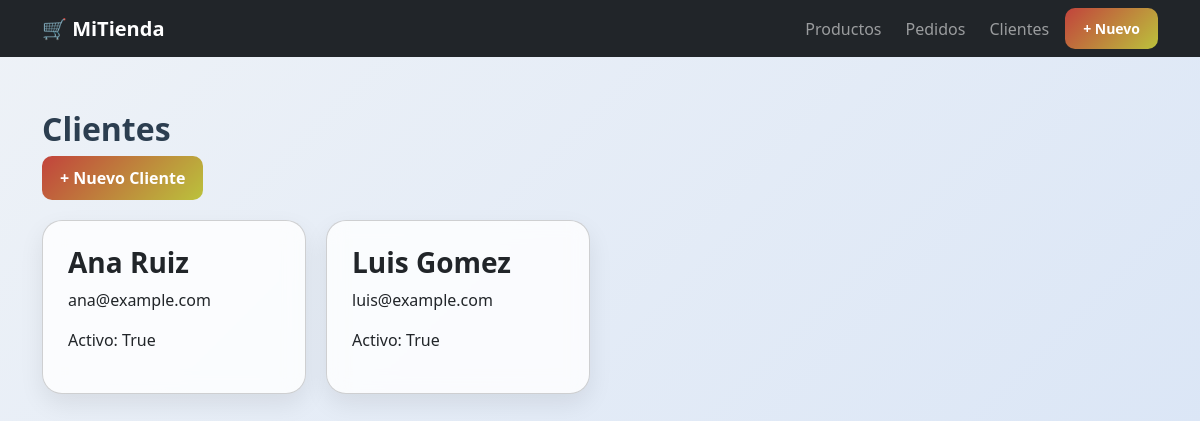
/clientes/, run on an earlier commit of the app's database.
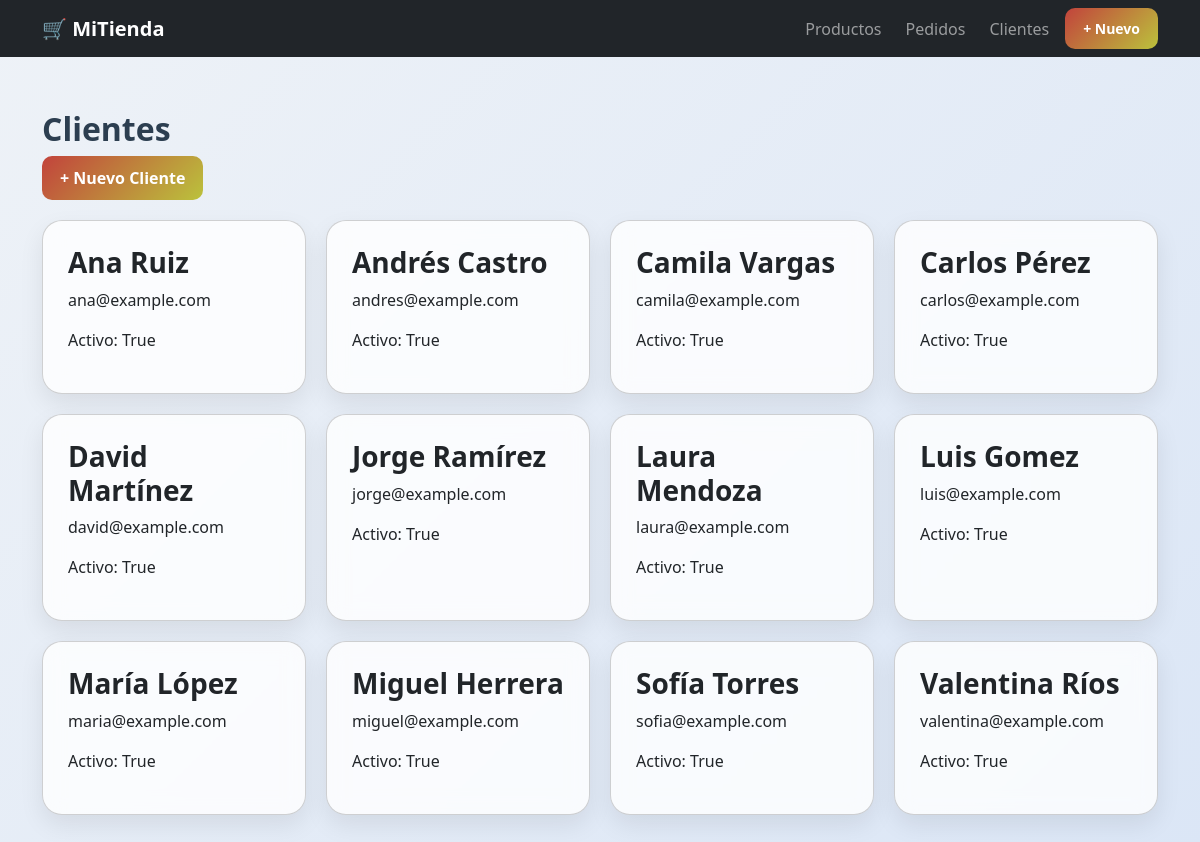
And on a later commit of the database.
### tienda/models.py (models this page shows, shortened)
class Cliente(models.Model):
    nombre = models.CharField(max_length=120)
    correo = models.EmailField(unique=True)
    fecha_registro = models.DateTimeField(auto_now_add=True)
    activo = models.BooleanField(default=True)

### tienda/views.py (the view)
# urls.py: path("clientes/", views.lista_clientes, name="lista_clientes"),
def lista_clientes(request):
    clientes = Cliente.objects.all().order_by("nombre")
    return render(request, "tienda/lista_clientes.html", {
        "clientes": clientes
    })

### tienda/templates/tienda/lista_clientes.html
{% extends "tienda/base.html" %}
{% block content %}
<div class="container">
    <h2>Clientes</h2>
    <a href="{% url 'tienda:crear_cliente' %}" class="btn btn-success">
        + Nuevo Cliente
    </a>
    <div class="grid">
        {% for cliente in clientes %}
        <div class="card">
            <h3>{{ cliente.nombre }}</h3>
            <p>{{ cliente.correo }}</p>
            <p>Activo: {{ cliente.activo }}</p>
        </div>
        {% endfor %}
    </div>
</div>
{% endblock %}

What changed in the data, as far as the page shows it:
added Cliente: nombre "Andrés Castro", correo "andres@example.com", activo "True"
added Cliente: nombre "Camila Vargas", correo "camila@example.com", activo "True"
added Cliente: nombre "Carlos Pérez", correo "carlos@example.com", activo "True"
added Cliente: nombre "David Martínez", correo "david@example.com", activo "True"
added Cliente: nombre "Jorge Ramírez", correo "jorge@example.com", activo "True"
added Cliente: nombre "Laura Mendoza", correo "laura@example.com", activo "True"
added Cliente: nombre "María López", correo "maria@example.com", activo "True"
added Cliente: nombre "Miguel Herrera", correo "miguel@example.com", activo "True"
added Cliente: nombre "Sofía Torres", correo "sofia@example.com", activo "True"
added Cliente: nombre "Valentina Ríos", correo "valentina@example.com", activo "True"
